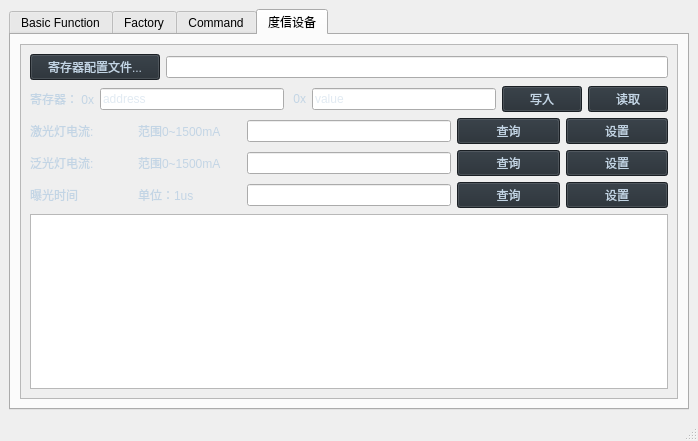
<?xml version="1.0" encoding="UTF-8"?>
<ui version="4.0">
 <class>tuningwindow</class>
 <widget class="QMainWindow" name="tuningwindow">
  <property name="geometry">
   <rect>
    <x>0</x>
    <y>0</y>
    <width>698</width>
    <height>441</height>
   </rect>
  </property>
  <property name="windowTitle">
   <string>MainWindow</string>
  </property>
  <property name="styleSheet">
   <string notr="true">background-color: rgb(9, 11, 13);
QMessageBox QLabel {
    color: rgb(200, 200, 200);
}</string>
  </property>
  <widget class="QWidget" name="centralwidget">
   <layout class="QVBoxLayout" name="verticalLayout_3">
    <item>
     <layout class="QVBoxLayout" name="verticalLayout_2">
      <item>
       <widget class="QTabWidget" name="tabWidget">
        <property name="styleSheet">
         <string notr="true">tab{background-color:rgb(9, 11, 13)};
tab::selected{background-color: rgb(195,200,200)};</string>
        </property>
        <property name="currentIndex">
         <number>3</number>
        </property>
        <widget class="QWidget" name="tab_basic">
         <property name="styleSheet">
          <string notr="true">color: rgb(195, 213, 229);
background-color: rgb(9, 11, 13);</string>
         </property>
         <attribute name="title">
          <string>Basic Function</string>
         </attribute>
         <layout class="QVBoxLayout" name="verticalLayout">
          <item>
           <layout class="QHBoxLayout" name="horizontalLayout_2">
            <item>
             <widget class="QCheckBox" name="checkbox_laser">
              <property name="styleSheet">
               <string notr="true">color: rgb(195, 213, 229);
background-color: rgb(36, 44, 51);</string>
              </property>
              <property name="text">
               <string>Laser</string>
              </property>
             </widget>
            </item>
            <item>
             <widget class="QCheckBox" name="checkbox_ldp">
              <property name="styleSheet">
               <string notr="true">color: rgb(195, 213, 229);
background-color: rgb(36, 44, 51);</string>
              </property>
              <property name="text">
               <string>LDP</string>
              </property>
             </widget>
            </item>
            <item>
             <widget class="QCheckBox" name="checkbox_flood">
              <property name="styleSheet">
               <string notr="true">color: rgb(195, 213, 229);
background-color: rgb(36, 44, 51);</string>
              </property>
              <property name="text">
               <string>Flood</string>
              </property>
             </widget>
            </item>
            <item>
             <widget class="QCheckBox" name="ckb_ae">
              <property name="styleSheet">
               <string notr="true">color: rgb(195, 213, 229);
background-color: rgb(36, 44, 51);</string>
              </property>
              <property name="text">
               <string>AE</string>
              </property>
             </widget>
            </item>
            <item>
             <spacer name="horizontalSpacer">
              <property name="orientation">
               <enum>Qt::Horizontal</enum>
              </property>
              <property name="sizeHint" stdset="0">
               <size>
                <width>40</width>
                <height>20</height>
               </size>
              </property>
             </spacer>
            </item>
           </layout>
          </item>
          <item>
           <layout class="QHBoxLayout" name="horizontalLayout_3" stretch="1,2,1,1">
            <item>
             <widget class="QLabel" name="label">
              <property name="text">
               <string>IR_Gain:</string>
              </property>
             </widget>
            </item>
            <item>
             <widget class="QLineEdit" name="eb_gain">
              <property name="styleSheet">
               <string notr="true">color: rgb(195, 213, 229);</string>
              </property>
             </widget>
            </item>
            <item>
             <widget class="QPushButton" name="gain_get_btn">
              <property name="styleSheet">
               <string notr="true">color: rgb(195, 213, 229);
background-color: rgb(36, 44, 51);</string>
              </property>
              <property name="text">
               <string>get</string>
              </property>
              <property name="checkable">
               <bool>false</bool>
              </property>
              <property name="checked">
               <bool>false</bool>
              </property>
             </widget>
            </item>
            <item>
             <widget class="QPushButton" name="gain_set_btn">
              <property name="styleSheet">
               <string notr="true">color: rgb(195, 213, 229);
background-color: rgb(36, 44, 51);</string>
              </property>
              <property name="text">
               <string>set</string>
              </property>
              <property name="checkable">
               <bool>false</bool>
              </property>
             </widget>
            </item>
           </layout>
          </item>
          <item>
           <layout class="QHBoxLayout" name="horizontalLayout_4" stretch="1,2,1,1">
            <item>
             <widget class="QLabel" name="label_2">
              <property name="text">
               <string>IR_Exposure:</string>
              </property>
             </widget>
            </item>
            <item>
             <widget class="QLineEdit" name="eb_exposure">
              <property name="styleSheet">
               <string notr="true">color: rgb(195, 213, 229);</string>
              </property>
             </widget>
            </item>
            <item>
             <widget class="QPushButton" name="exposure_get_btn">
              <property name="styleSheet">
               <string notr="true">color: rgb(195, 213, 229);
background-color: rgb(36, 44, 51);</string>
              </property>
              <property name="text">
               <string>get</string>
              </property>
             </widget>
            </item>
            <item>
             <widget class="QPushButton" name="exposure_set_btn">
              <property name="styleSheet">
               <string notr="true">color: rgb(195, 213, 229);
background-color: rgb(36, 44, 51);</string>
              </property>
              <property name="text">
               <string>set</string>
              </property>
              <property name="checkable">
               <bool>false</bool>
              </property>
             </widget>
            </item>
           </layout>
          </item>
          <item>
           <layout class="QHBoxLayout" name="horizontalLayout_5" stretch="1,2,1,1">
            <item>
             <widget class="QLabel" name="label_3">
              <property name="text">
               <string>Laser_current:</string>
              </property>
             </widget>
            </item>
            <item>
             <widget class="QLineEdit" name="eb_laser">
              <property name="styleSheet">
               <string notr="true">color: rgb(195, 213, 229);</string>
              </property>
             </widget>
            </item>
            <item>
             <widget class="QPushButton" name="laser_get_btn">
              <property name="styleSheet">
               <string notr="true">color: rgb(195, 213, 229);
background-color: rgb(36, 44, 51);</string>
              </property>
              <property name="text">
               <string>get</string>
              </property>
              <property name="checkable">
               <bool>false</bool>
              </property>
             </widget>
            </item>
            <item>
             <widget class="QPushButton" name="laser_set_btn">
              <property name="styleSheet">
               <string notr="true">color: rgb(195, 213, 229);
background-color: rgb(36, 44, 51);</string>
              </property>
              <property name="text">
               <string>set</string>
              </property>
              <property name="checkable">
               <bool>false</bool>
              </property>
             </widget>
            </item>
           </layout>
          </item>
          <item>
           <layout class="QHBoxLayout" name="horizontalLayout_7" stretch="1,2,1,1">
            <item>
             <widget class="QLabel" name="label_5">
              <property name="text">
               <string>Laser_Power:</string>
              </property>
             </widget>
            </item>
            <item>
             <widget class="QDoubleSpinBox" name="dsb_laser_power">
              <property name="styleSheet">
               <string notr="true">color: rgb(195, 213, 229);</string>
              </property>
              <property name="maximum">
               <double>1.000000000000000</double>
              </property>
              <property name="singleStep">
               <double>0.010000000000000</double>
              </property>
             </widget>
            </item>
            <item>
             <widget class="QPushButton" name="layser_power_get_btn">
              <property name="styleSheet">
               <string notr="true">color: rgb(195, 213, 229);
background-color: rgb(36, 44, 51);</string>
              </property>
              <property name="text">
               <string>get</string>
              </property>
              <property name="checkable">
               <bool>false</bool>
              </property>
             </widget>
            </item>
            <item>
             <widget class="QPushButton" name="layer_power_set_btn">
              <property name="styleSheet">
               <string notr="true">color: rgb(195, 213, 229);
background-color: rgb(36, 44, 51);</string>
              </property>
              <property name="text">
               <string>set</string>
              </property>
              <property name="checkable">
               <bool>false</bool>
              </property>
             </widget>
            </item>
           </layout>
          </item>
          <item>
           <layout class="QHBoxLayout" name="horizontalLayout_6" stretch="1,2,1,1">
            <item>
             <widget class="QLabel" name="label_4">
              <property name="text">
               <string>Distance(mm):</string>
              </property>
             </widget>
            </item>
            <item>
             <widget class="QLineEdit" name="eb_distance">
              <property name="styleSheet">
               <string notr="true">color: rgb(195, 213, 229);</string>
              </property>
             </widget>
            </item>
            <item>
             <widget class="QPushButton" name="distance_get_btn">
              <property name="styleSheet">
               <string notr="true">color: rgb(195, 213, 229);
background-color: rgb(36, 44, 51);</string>
              </property>
              <property name="text">
               <string>get</string>
              </property>
              <property name="checkable">
               <bool>false</bool>
              </property>
             </widget>
            </item>
            <item>
             <widget class="QPushButton" name="distance_set_btn">
              <property name="enabled">
               <bool>true</bool>
              </property>
              <property name="styleSheet">
               <string notr="true">color: rgb(195, 213, 229);
background-color: rgb(36, 44, 51);</string>
              </property>
              <property name="text">
               <string>set</string>
              </property>
              <property name="checkable">
               <bool>false</bool>
              </property>
             </widget>
            </item>
           </layout>
          </item>
          <item>
           <widget class="QTextBrowser" name="textBrowser">
            <property name="styleSheet">
             <string notr="true">color: rgb(195, 213, 229);
</string>
            </property>
           </widget>
          </item>
          <item>
           <spacer name="verticalSpacer">
            <property name="orientation">
             <enum>Qt::Vertical</enum>
            </property>
            <property name="sizeHint" stdset="0">
             <size>
              <width>20</width>
              <height>40</height>
             </size>
            </property>
           </spacer>
          </item>
          <item>
           <widget class="QPushButton" name="btn_clear_log">
            <property name="styleSheet">
             <string notr="true">color: rgb(195, 213, 229);
background-color: rgb(36, 44, 51);</string>
            </property>
            <property name="text">
             <string>Clear Log</string>
            </property>
           </widget>
          </item>
         </layout>
        </widget>
        <widget class="QWidget" name="tab_2">
         <attribute name="title">
          <string>Factory</string>
         </attribute>
         <layout class="QVBoxLayout" name="verticalLayout_5">
          <item>
           <layout class="QVBoxLayout" name="verticalLayout_4">
            <item>
             <layout class="QHBoxLayout" name="horizontalLayout_10">
              <item>
               <widget class="QPushButton" name="btn_choose_firm_bin">
                <property name="minimumSize">
                 <size>
                  <width>130</width>
                  <height>0</height>
                 </size>
                </property>
                <property name="styleSheet">
                 <string notr="true">color: rgb(195, 213, 229);
background-color: rgb(36, 44, 51);</string>
                </property>
                <property name="text">
                 <string>选择固件...</string>
                </property>
                <property name="checkable">
                 <bool>false</bool>
                </property>
                <property name="checked">
                 <bool>false</bool>
                </property>
               </widget>
              </item>
              <item>
               <widget class="QLineEdit" name="eb_firmFile">
                <property name="styleSheet">
                 <string notr="true">color: rgb(195, 213, 229);</string>
                </property>
               </widget>
              </item>
             </layout>
            </item>
            <item>
             <layout class="QHBoxLayout" name="horizontalLayout_9">
              <item>
               <widget class="QPushButton" name="btn_choose_calib_bin">
                <property name="minimumSize">
                 <size>
                  <width>130</width>
                  <height>0</height>
                 </size>
                </property>
                <property name="styleSheet">
                 <string notr="true">color: rgb(195, 213, 229);
background-color: rgb(36, 44, 51);</string>
                </property>
                <property name="text">
                 <string>选择标定文件...</string>
                </property>
                <property name="checkable">
                 <bool>false</bool>
                </property>
                <property name="checked">
                 <bool>false</bool>
                </property>
               </widget>
              </item>
              <item>
               <widget class="QLineEdit" name="eb_calibFile">
                <property name="styleSheet">
                 <string notr="true">color: rgb(195, 213, 229);</string>
                </property>
               </widget>
              </item>
             </layout>
            </item>
            <item>
             <layout class="QHBoxLayout" name="horizontalLayout_8">
              <item>
               <widget class="QPushButton" name="btn_choose_d2c_bin">
                <property name="minimumSize">
                 <size>
                  <width>130</width>
                  <height>0</height>
                 </size>
                </property>
                <property name="styleSheet">
                 <string notr="true">color: rgb(195, 213, 229);
background-color: rgb(36, 44, 51);</string>
                </property>
                <property name="text">
                 <string>选择D2C文件...</string>
                </property>
                <property name="checkable">
                 <bool>false</bool>
                </property>
                <property name="checked">
                 <bool>false</bool>
                </property>
               </widget>
              </item>
              <item>
               <widget class="QLineEdit" name="eb_D2CFile">
                <property name="styleSheet">
                 <string notr="true">color: rgb(195, 213, 229);</string>
                </property>
               </widget>
              </item>
             </layout>
            </item>
            <item>
             <layout class="QHBoxLayout" name="horizontalLayout_11">
              <item>
               <widget class="QPushButton" name="btn_choose_common_bin">
                <property name="minimumSize">
                 <size>
                  <width>130</width>
                  <height>0</height>
                 </size>
                </property>
                <property name="styleSheet">
                 <string notr="true">color: rgb(195, 213, 229);
background-color: rgb(36, 44, 51);</string>
                </property>
                <property name="text">
                 <string>选择Common文件...</string>
                </property>
                <property name="checkable">
                 <bool>false</bool>
                </property>
                <property name="checked">
                 <bool>false</bool>
                </property>
               </widget>
              </item>
              <item>
               <widget class="QLineEdit" name="eb_commonFile">
                <property name="styleSheet">
                 <string notr="true">color: rgb(195, 213, 229);</string>
                </property>
               </widget>
              </item>
             </layout>
            </item>
           </layout>
          </item>
          <item>
           <widget class="QTextBrowser" name="textBrowser_2">
            <property name="styleSheet">
             <string notr="true">color: rgb(195, 213, 229);
</string>
            </property>
           </widget>
          </item>
          <item>
           <spacer name="verticalSpacer_3">
            <property name="orientation">
             <enum>Qt::Vertical</enum>
            </property>
            <property name="sizeHint" stdset="0">
             <size>
              <width>20</width>
              <height>62</height>
             </size>
            </property>
           </spacer>
          </item>
         </layout>
        </widget>
        <widget class="QWidget" name="tab">
         <attribute name="title">
          <string>Command</string>
         </attribute>
         <widget class="QPushButton" name="btn_cmder">
          <property name="geometry">
           <rect>
            <x>40</x>
            <y>40</y>
            <width>93</width>
            <height>28</height>
           </rect>
          </property>
          <property name="styleSheet">
           <string notr="true">color: rgb(195, 213, 229);
background-color: rgb(36, 44, 51);</string>
          </property>
          <property name="text">
           <string>Cmder</string>
          </property>
         </widget>
        </widget>
        <widget class="QWidget" name="tab_3">
         <attribute name="title">
          <string>度信设备</string>
         </attribute>
         <layout class="QVBoxLayout" name="verticalLayout_7">
          <item>
           <widget class="QScrollArea" name="scrollArea">
            <property name="styleSheet">
             <string notr="true">color: rgb(195, 213, 229);</string>
            </property>
            <property name="widgetResizable">
             <bool>true</bool>
            </property>
            <widget class="QWidget" name="scrollAreaWidgetContents">
             <property name="geometry">
              <rect>
               <x>0</x>
               <y>0</y>
               <width>652</width>
               <height>331</height>
              </rect>
             </property>
             <layout class="QVBoxLayout" name="verticalLayout_6">
              <item>
               <layout class="QHBoxLayout" name="horizontalLayout_12">
                <item>
                 <widget class="QPushButton" name="btn_choose_register">
                  <property name="minimumSize">
                   <size>
                    <width>130</width>
                    <height>0</height>
                   </size>
                  </property>
                  <property name="styleSheet">
                   <string notr="true">color: rgb(195, 213, 229);
background-color: rgb(36, 44, 51);</string>
                  </property>
                  <property name="text">
                   <string>寄存器配置文件...</string>
                  </property>
                  <property name="checkable">
                   <bool>false</bool>
                  </property>
                  <property name="checked">
                   <bool>false</bool>
                  </property>
                 </widget>
                </item>
                <item>
                 <widget class="QLineEdit" name="eb_register_file">
                  <property name="styleSheet">
                   <string notr="true">color: rgb(195, 213, 229);</string>
                  </property>
                 </widget>
                </item>
               </layout>
              </item>
              <item>
               <layout class="QHBoxLayout" name="horizontalLayout">
                <item>
                 <widget class="QLabel" name="label_fps_10">
                  <property name="text">
                   <string>寄存器： 0x</string>
                  </property>
                 </widget>
                </item>
                <item>
                 <widget class="QLineEdit" name="led_register_addr">
                  <property name="text">
                   <string/>
                  </property>
                  <property name="placeholderText">
                   <string>address</string>
                  </property>
                 </widget>
                </item>
                <item>
                 <widget class="QLabel" name="label_fps_11">
                  <property name="text">
                   <string> 0x</string>
                  </property>
                 </widget>
                </item>
                <item>
                 <widget class="QLineEdit" name="led_register_value">
                  <property name="placeholderText">
                   <string>value</string>
                  </property>
                 </widget>
                </item>
                <item>
                 <widget class="QPushButton" name="btn_register_write">
                  <property name="styleSheet">
                   <string notr="true">color: rgb(195, 213, 229);
background-color: rgb(36, 44, 51);</string>
                  </property>
                  <property name="text">
                   <string>写入</string>
                  </property>
                 </widget>
                </item>
                <item>
                 <widget class="QPushButton" name="btn_register_read">
                  <property name="styleSheet">
                   <string notr="true">color: rgb(195, 213, 229);
background-color: rgb(36, 44, 51);</string>
                  </property>
                  <property name="text">
                   <string>读取</string>
                  </property>
                 </widget>
                </item>
               </layout>
              </item>
              <item>
               <layout class="QHBoxLayout" name="horizontalLayout_13" stretch="1,1,2,1,1">
                <item>
                 <widget class="QLabel" name="label_fps_12">
                  <property name="text">
                   <string>激光灯电流:</string>
                  </property>
                 </widget>
                </item>
                <item>
                 <widget class="QLabel" name="label_26">
                  <property name="text">
                   <string>范围0~1500mA</string>
                  </property>
                 </widget>
                </item>
                <item>
                 <widget class="QLineEdit" name="et_laser_dac_a">
                  <property name="styleSheet">
                   <string notr="true">color: rgb(195, 213, 229);</string>
                  </property>
                  <property name="text">
                   <string/>
                  </property>
                 </widget>
                </item>
                <item>
                 <widget class="QPushButton" name="btn_laser_dac_get">
                  <property name="styleSheet">
                   <string notr="true">color: rgb(195, 213, 229);
background-color: rgb(36, 44, 51);</string>
                  </property>
                  <property name="text">
                   <string>查询</string>
                  </property>
                 </widget>
                </item>
                <item>
                 <widget class="QPushButton" name="btn_laser_dac_set">
                  <property name="styleSheet">
                   <string notr="true">color: rgb(195, 213, 229);
background-color: rgb(36, 44, 51);</string>
                  </property>
                  <property name="text">
                   <string>设置</string>
                  </property>
                 </widget>
                </item>
               </layout>
              </item>
              <item>
               <layout class="QHBoxLayout" name="horizontalLayout_14" stretch="1,1,2,1,1">
                <item>
                 <widget class="QLabel" name="label_fps_13">
                  <property name="text">
                   <string>泛光灯电流:</string>
                  </property>
                 </widget>
                </item>
                <item>
                 <widget class="QLabel" name="label_28">
                  <property name="text">
                   <string>范围0~1500mA</string>
                  </property>
                 </widget>
                </item>
                <item>
                 <widget class="QLineEdit" name="et_flood_dac_a">
                  <property name="styleSheet">
                   <string notr="true">color: rgb(195, 213, 229);</string>
                  </property>
                  <property name="text">
                   <string/>
                  </property>
                 </widget>
                </item>
                <item>
                 <widget class="QPushButton" name="btn_flood_dac_get">
                  <property name="styleSheet">
                   <string notr="true">color: rgb(195, 213, 229);
background-color: rgb(36, 44, 51);</string>
                  </property>
                  <property name="text">
                   <string>查询</string>
                  </property>
                 </widget>
                </item>
                <item>
                 <widget class="QPushButton" name="btn_flood_dac_set">
                  <property name="styleSheet">
                   <string notr="true">color: rgb(195, 213, 229);
background-color: rgb(36, 44, 51);</string>
                  </property>
                  <property name="text">
                   <string>设置</string>
                  </property>
                 </widget>
                </item>
               </layout>
              </item>
              <item>
               <layout class="QHBoxLayout" name="horizontalLayout_15" stretch="1,1,2,1,1">
                <item>
                 <widget class="QLabel" name="label_fps_14">
                  <property name="text">
                   <string>曝光时间</string>
                  </property>
                 </widget>
                </item>
                <item>
                 <widget class="QLabel" name="label_29">
                  <property name="text">
                   <string>单位：1us</string>
                  </property>
                 </widget>
                </item>
                <item>
                 <widget class="QLineEdit" name="et_exposure_value">
                  <property name="styleSheet">
                   <string notr="true">color: rgb(195, 213, 229);</string>
                  </property>
                  <property name="text">
                   <string/>
                  </property>
                 </widget>
                </item>
                <item>
                 <widget class="QPushButton" name="btn_exposure_value_get">
                  <property name="styleSheet">
                   <string notr="true">color: rgb(195, 213, 229);
background-color: rgb(36, 44, 51);</string>
                  </property>
                  <property name="text">
                   <string>查询</string>
                  </property>
                 </widget>
                </item>
                <item>
                 <widget class="QPushButton" name="btn_exposure_value_set">
                  <property name="styleSheet">
                   <string notr="true">color: rgb(195, 213, 229);
background-color: rgb(36, 44, 51);</string>
                  </property>
                  <property name="text">
                   <string>设置</string>
                  </property>
                 </widget>
                </item>
               </layout>
              </item>
              <item>
               <widget class="QTextBrowser" name="textBrowser_dothin">
                <property name="styleSheet">
                 <string notr="true">color: rgb(195, 213, 229);
</string>
                </property>
               </widget>
              </item>
             </layout>
            </widget>
           </widget>
          </item>
         </layout>
        </widget>
       </widget>
      </item>
     </layout>
    </item>
   </layout>
  </widget>
  <widget class="QMenuBar" name="menubar">
   <property name="geometry">
    <rect>
     <x>0</x>
     <y>0</y>
     <width>698</width>
     <height>23</height>
    </rect>
   </property>
  </widget>
  <widget class="QStatusBar" name="statusbar"/>
 </widget>
 <resources>
  <include location="../../resource.qrc"/>
 </resources>
 <connections/>
</ui>
